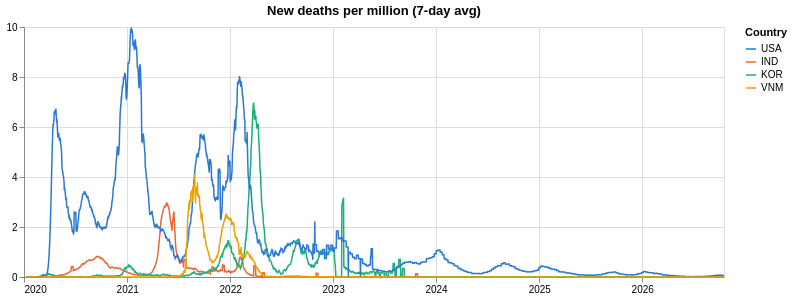

This figure's notebook cell:
### Code cell
df_deaths_chart = df[['code', 'date', 'new_deaths_smoothed_per_million']]
deaths_chart = alt.Chart(df_deaths_chart).mark_line(strokeWidth=1.5).encode(
        x=alt.X('date:T', title=None, axis=alt.Axis(format='%Y', tickCount='year')),
        y=alt.Y('new_deaths_smoothed_per_million:Q', title=None),
        color=alt.Color('code:N',
                  scale=alt.Scale(domain=list(country_colors),
                                  range=list(country_colors.values())),
                  title='Country'),
    ).properties(title='New deaths per million (7-day avg)', width=700, height=250)

deaths_chart

### Figure 1 — Vega-Lite specification as saved in the notebook (floating-point values rounded to 4 significant figures; data arrays with more than 128 entries replaced by an {"elided": "..."} marker saying what was removed)
{"config": {"view": {"continuousWidth": 300, "continuousHeight": 300}}, "data": {"name": "data-9465db81c4da239c56f53b881e58ebc8"}, "mark": {"type": "line", "strokeWidth": 1.5}, "encoding": {"color": {"field": "code", "scale": {"domain": ["USA", "IND", "KOR", "VNM"], "range": ["#2a78d6", "#eb6834", "#1baf7a", "#eda100"]}, "title": "Country", "type": "nominal"}, "x": {"axis": {"format": "%Y", "tickCount": "year"}, "field": "date", "title": null, "type": "temporal"}, "y": {"field": "new_deaths_smoothed_per_million", "title": null, "type": "quantitative"}}, "height": 250, "title": "New deaths per million (7-day avg)", "width": 700, "$schema": "https://vega.github.io/schema/vega-lite/v5.20.1.json", "datasets": {"data-9465db81c4da239c56f53b881e58ebc8": {"elided": "9932 records"}}}
